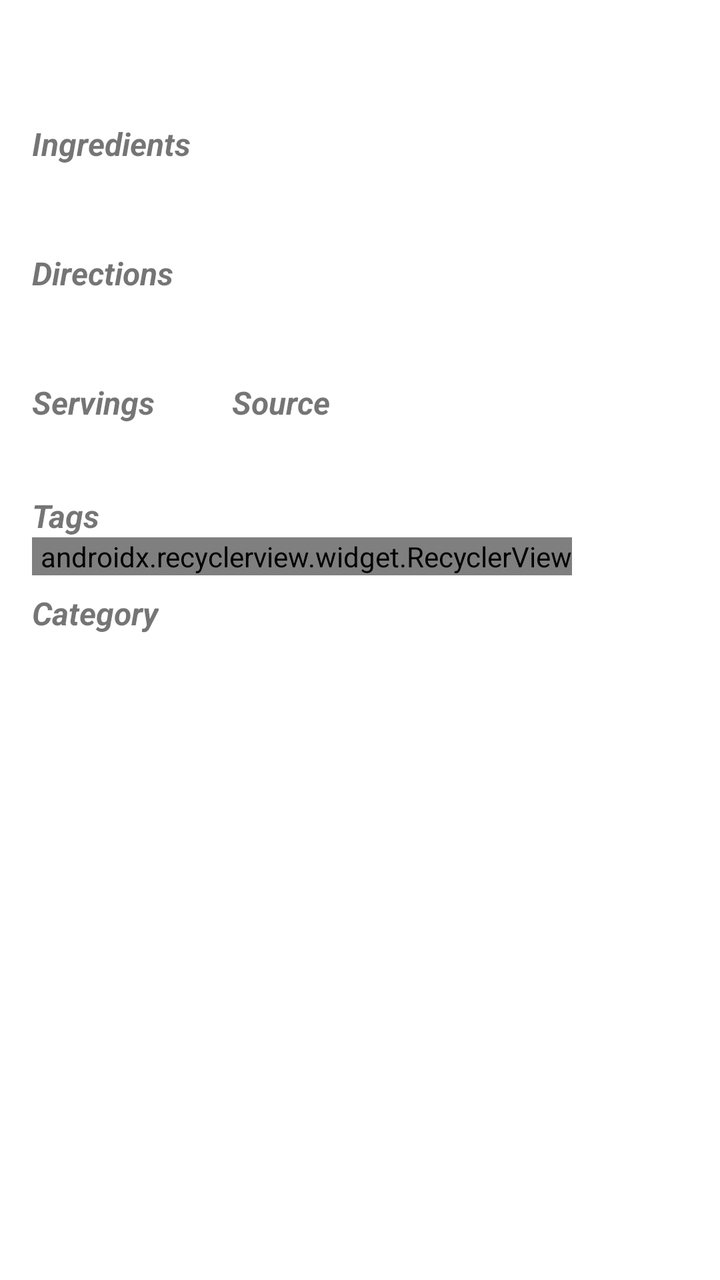
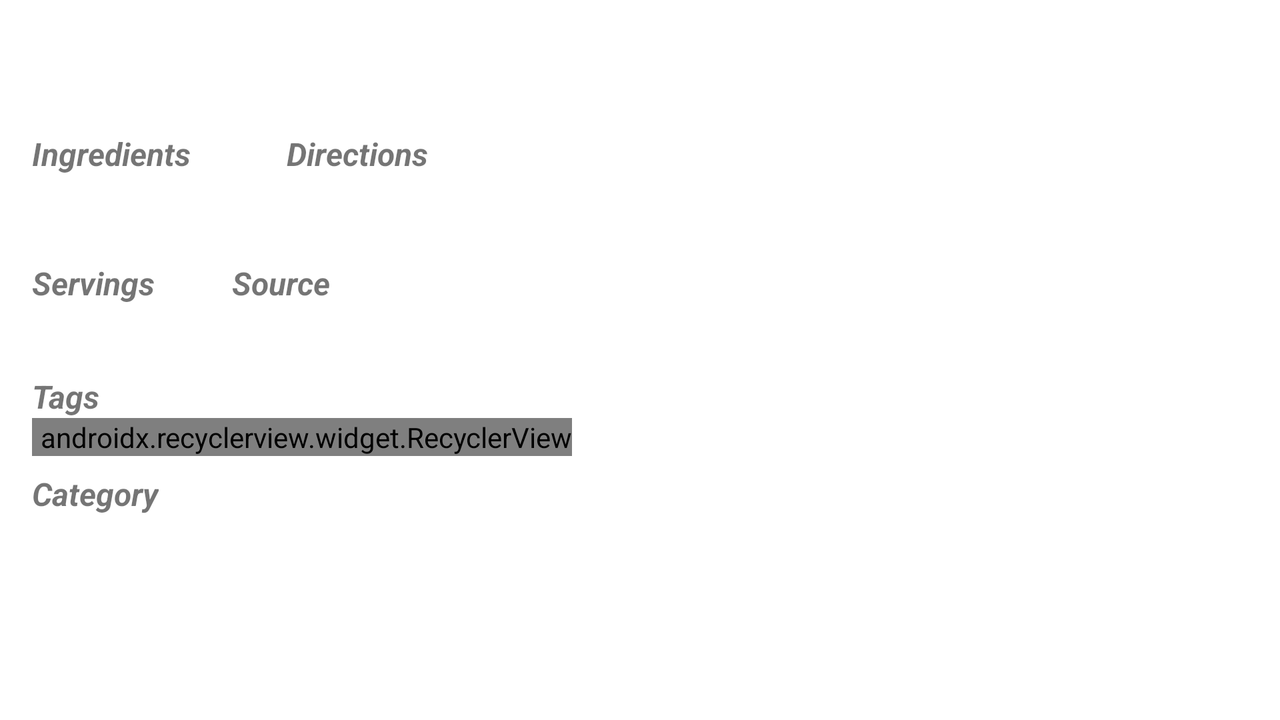

An Android layout and its configuration variant, each rendered on a device that would load it. The default file and the variant file are quoted in full after the pictures.
<!-- AndroidManifest.xml: application theme Theme.RecipeBook -->
<!-- res/layout/activity_view_recipe.xml -->
<?xml version="1.0" encoding="utf-8"?>
<androidx.constraintlayout.widget.ConstraintLayout xmlns:android="http://schemas.android.com/apk/res/android"
    xmlns:app="http://schemas.android.com/apk/res-auto"
    xmlns:tools="http://schemas.android.com/tools"
    android:id="@+id/main"
    android:layout_width="match_parent"
    android:layout_height="match_parent"
    tools:context=".ViewRecipeActivity">

    <ScrollView
        android:id="@+id/view_recipe_scroll_view"
        android:layout_width="match_parent"
        android:layout_height="match_parent"
        app:layout_constraintEnd_toEndOf="parent"
        app:layout_constraintStart_toStartOf="parent"
        app:layout_constraintTop_toTopOf="parent">

        <androidx.constraintlayout.widget.ConstraintLayout
            android:layout_width="match_parent"
            android:layout_height="wrap_content"
            android:layout_marginTop="18dp"
            android:layout_marginBottom="0dp"
            android:layout_marginStart="16dp"
            android:layout_marginEnd="12dp"
            android:paddingBottom="48dp"
            android:orientation="vertical">

            <com.google.android.material.textview.MaterialTextView
                android:id="@+id/view_recipe_title_text"
                android:layout_width="wrap_content"
                android:layout_height="wrap_content"
                android:textSize="20sp"
                app:layout_constraintStart_toStartOf="parent"
                app:layout_constraintTop_toTopOf="parent"/>

            <LinearLayout
                android:id="@+id/view_ingredients_container"
                android:layout_width="wrap_content"
                android:layout_height="wrap_content"
                android:layout_marginTop="16dp"
                app:layout_constraintStart_toStartOf="parent"
                app:layout_constraintTop_toBottomOf="@+id/view_recipe_title_text"
                android:orientation="vertical" >

                <com.google.android.material.textview.MaterialTextView
                    android:id="@+id/view_ingredients_header"
                    android:layout_width="wrap_content"
                    android:layout_height="wrap_content"
                    android:layout_marginBottom="8dp"
                    android:text="@string/recipe_view_ingredients"
                    android:textSize="16sp"
                    app:layout_constraintStart_toStartOf="parent"
                    app:layout_constraintTop_toTopOf="parent" />
                <com.google.android.material.textview.MaterialTextView
                    android:id="@+id/view_ingredients_body"
                    android:paddingStart="4dp"
                    android:paddingEnd="0dp"
                    android:layout_width="wrap_content"
                    android:layout_height="wrap_content"
                    app:layout_constraintStart_toStartOf="parent"
                    app:layout_constraintTop_toBottomOf="@+id/view_ingredients_header" />

            </LinearLayout>

            <LinearLayout
                android:id="@+id/view_directions_container"
                android:layout_width="wrap_content"
                android:layout_height="wrap_content"
                android:layout_marginTop="16dp"
                app:layout_constraintStart_toStartOf="parent"
                app:layout_constraintTop_toBottomOf="@+id/view_ingredients_container"
                android:orientation="vertical" >

                <com.google.android.material.textview.MaterialTextView
                    android:id="@+id/view_directions_header"
                    android:layout_marginBottom="8dp"
                    android:layout_width="wrap_content"
                    android:layout_height="wrap_content"
                    android:text="@string/recipe_view_directions"
                    android:textSize="16sp"
                    app:layout_constraintStart_toStartOf="parent"
                    app:layout_constraintTop_toTopOf="parent" />
                <com.google.android.material.textview.MaterialTextView
                    android:id="@+id/view_directions_body"
                    android:paddingStart="4dp"
                    android:paddingEnd="0dp"
                    android:layout_width="wrap_content"
                    android:layout_height="wrap_content"
                    app:layout_constraintStart_toStartOf="parent"
                    app:layout_constraintTop_toBottomOf="@+id/view_directions_header" />

            </LinearLayout>

            <LinearLayout
                android:id="@+id/view_servings_source_container"
                android:layout_width="match_parent"
                android:layout_height="wrap_content"
                app:layout_constraintStart_toStartOf="parent"
                app:layout_constraintTop_toBottomOf="@+id/view_directions_container"
                android:orientation="horizontal">

                <LinearLayout
                    android:id="@+id/view_servings_container"
                    android:layout_marginTop="16dp"
                    android:layout_width="100dp"
                    android:layout_height="wrap_content"
                    app:layout_constraintStart_toStartOf="parent"
                    app:layout_constraintTop_toBottomOf="@+id/view_directions_container"
                    android:orientation="vertical" >

                    <com.google.android.material.textview.MaterialTextView
                        android:id="@+id/view_servings_header"
                        android:layout_width="wrap_content"
                        android:layout_height="wrap_content"
                        android:text="@string/recipe_view_servings"
                        android:textSize="16sp"
                        app:layout_constraintStart_toStartOf="parent"
                        app:layout_constraintTop_toTopOf="parent" />
                    <com.google.android.material.textview.MaterialTextView
                        android:id="@+id/view_servings_body"
                        android:paddingStart="4dp"
                        android:paddingEnd="0dp"
                        android:layout_width="wrap_content"
                        android:layout_height="wrap_content"
                        app:layout_constraintStart_toStartOf="parent"
                        app:layout_constraintTop_toBottomOf="@+id/view_servings_header" />

                </LinearLayout>

                <LinearLayout
                    android:id="@+id/view_source_container"
                    android:layout_marginTop="16dp"
                    android:layout_width="fill_parent"
                    android:layout_height="wrap_content"
                    app:layout_constraintStart_toEndOf="@+id/view_servings_container"
                    app:layout_constraintTop_toBottomOf="@+id/view_directions_container"
                    android:orientation="vertical" >

                    <com.google.android.material.textview.MaterialTextView
                        android:id="@+id/view_source_url_header"
                        android:layout_width="wrap_content"
                        android:layout_height="wrap_content"
                        android:text="@string/recipe_view_source_url"
                        android:textSize="16sp"
                        app:layout_constraintStart_toStartOf="parent"
                        app:layout_constraintTop_toTopOf="parent" />
                    <com.google.android.material.textview.MaterialTextView
                        android:id="@+id/view_source_url_body"
                        android:autoLink="web"
                        android:paddingStart="4dp"
                        android:paddingEnd="4dp"
                        android:singleLine="true"
                        android:ellipsize="end"
                        android:layout_width="fill_parent"
                        android:layout_height="wrap_content"
                        app:layout_constraintStart_toStartOf="parent"
                        app:layout_constraintTop_toBottomOf="@+id/view_source_url_header" />

                </LinearLayout>

            </LinearLayout>

            <com.google.android.material.textview.MaterialTextView
                android:id="@+id/view_tags_header"
                android:layout_width="wrap_content"
                android:layout_height="wrap_content"
                android:layout_marginTop="16dp"
                android:text="@string/recipe_view_tags"
                android:textSize="16sp"
                app:layout_constraintStart_toStartOf="parent"
                app:layout_constraintTop_toBottomOf="@+id/view_servings_source_container" />

            <androidx.recyclerview.widget.RecyclerView
                android:id="@+id/view_chipLayout_RecipeTags"
                android:paddingStart="4dp"
                android:paddingEnd="0dp"
                android:layout_width="0dp"
                android:layout_height="wrap_content"
                android:layout_marginTop="0dp"
                android:divider="@color/transparent"
                android:orientation="horizontal"

                app:layoutManager="com.google.android.flexbox.FlexboxLayoutManager"
                app:layout_constraintStart_toStartOf="parent"
                app:layout_constraintTop_toBottomOf="@+id/view_tags_header"
                tools:itemCount="10"
                tools:listitem="@layout/chip_view"
                tools:orientation="horizontal" />

            <LinearLayout
                android:id="@+id/view_category_container"
                android:layout_width="wrap_content"
                android:layout_height="wrap_content"
                android:layout_marginTop="8dp"
                app:layout_constraintStart_toStartOf="parent"
                app:layout_constraintTop_toBottomOf="@+id/view_chipLayout_RecipeTags"
                android:orientation="vertical" >

                <com.google.android.material.textview.MaterialTextView
                    android:id="@+id/view_category_header"
                    android:layout_marginBottom="8dp"
                    android:layout_width="wrap_content"
                    android:layout_height="wrap_content"
                    android:text="@string/recipe_view_category"
                    android:textSize="16sp"
                    app:layout_constraintStart_toStartOf="parent"
                    app:layout_constraintTop_toTopOf="parent" />
                <com.google.android.material.textview.MaterialTextView
                    android:id="@+id/view_category_body"
                    android:paddingStart="4dp"
                    android:paddingEnd="0dp"
                    android:layout_width="wrap_content"
                    android:layout_height="wrap_content"
                    app:layout_constraintStart_toStartOf="parent"
                    app:layout_constraintTop_toBottomOf="@+id/view_category_header" />

            </LinearLayout>

        </androidx.constraintlayout.widget.ConstraintLayout>
    </ScrollView>
</androidx.constraintlayout.widget.ConstraintLayout>
<!-- res/layout/chip_view.xml (included above) -->
<?xml version="1.0" encoding="utf-8"?>
<com.google.android.material.chip.Chip xmlns:android="http://schemas.android.com/apk/res/android"
    xmlns:app="http://schemas.android.com/apk/res-auto"
    xmlns:tools="http://schemas.android.com/tools"
    android:id="@+id/tag_view_chip"
    android:layout_width="wrap_content"
    android:layout_height="wrap_content"
    android:scrollbars="none"
    android:textColor="@color/white"
    android:textSize="12sp"
    android:layout_marginHorizontal="2.5dp"
    app:chipBackgroundColor="@color/tertiary"
    app:closeIconEnabled="false"
    app:closeIconTint="@android:color/white"
    tools:text="@tools:sample/cities">

</com.google.android.material.chip.Chip>
<!-- resources referenced by this layout -->
<resources>
  <color name="tertiary">#FF598392</color>
  <color name="transparent">#00000000</color>
  <color name="white">#FFFF</color>
  <string name="recipe_view_category"><b><i>Category</i></b></string>
  <string name="recipe_view_directions"><b><i>Directions</i></b></string>
  <string name="recipe_view_ingredients"><b><i>Ingredients</i></b></string>
  <string name="recipe_view_servings"><b><i>Servings</i></b></string>
  <string name="recipe_view_source_url"><b><i>Source</i></b></string>
  <string name="recipe_view_tags"><b><i>Tags</i></b></string>
  <style name="Theme.RecipeBook" parent="Theme.MaterialComponents.DayNight.DarkActionBar">
          
          <item name="colorPrimary">@color/primary</item>
          <item name="colorPrimaryDark">@color/primary</item>
  
          <item name="colorAccent">@color/tertiary</item>
  
          <item name="colorPrimaryVariant">@color/secondary</item>
          <item name="colorOnPrimary">@color/background</item>
          
          <item name="colorSecondary">@color/tertiary</item>
          <item name="colorSecondaryVariant">@color/highlight</item>
          <item name="colorOnSecondary">@color/background</item>
          
          <item name="android:statusBarColor">@color/primary</item>
          
          <item name="android:actionMenuTextColor">@color/white</item>
          <item name="checkboxStyle">@style/Widget.App.CheckBox</item>
      </style>
  <color name="primary">#FF01161E</color>
  <color name="secondary">#FF124559</color>
  <color name="background">#FFEFF6E0</color>
  <color name="highlight">#FFAEC3B0</color>
  <style name="Widget.App.CheckBox" parent="Widget.MaterialComponents.CompoundButton.CheckBox">
          <item name="buttonTint">@color/button_tint_search_bar</item>
          <item name="android:textColor">@color/white</item>
          <item name="android:textSize">16sp</item>
          <item name="android:layout_height">wrap_content</item>
      </style>
</resources>
<!-- res/layout-land/activity_view_recipe.xml (the repository's variant of the layout above) -->
<!-- drawn on the phone turned sideways -->
<?xml version="1.0" encoding="utf-8"?>
<androidx.constraintlayout.widget.ConstraintLayout
    xmlns:android="http://schemas.android.com/apk/res/android"
    xmlns:app="http://schemas.android.com/apk/res-auto"
    xmlns:tools="http://schemas.android.com/tools"
    android:id="@+id/main"
    android:layout_width="match_parent"
    android:layout_height="match_parent"
    tools:context=".ViewRecipeActivity">

    <ScrollView
        android:id="@+id/view_recipe_scroll_view"
        android:layout_width="match_parent"
        android:layout_height="match_parent"
        app:layout_constraintEnd_toEndOf="parent"
        app:layout_constraintStart_toStartOf="parent"
        app:layout_constraintTop_toTopOf="parent">

        <androidx.constraintlayout.widget.ConstraintLayout
            android:layout_width="match_parent"
            android:layout_height="wrap_content"
            android:layout_marginTop="18dp"
            android:layout_marginBottom="0dp"
            android:layout_marginStart="16dp"
            android:layout_marginEnd="12dp"
            android:paddingBottom="48dp"
            android:orientation="vertical">

            <com.google.android.material.textview.MaterialTextView
                android:id="@+id/view_recipe_title_text"
                android:layout_width="wrap_content"
                android:layout_height="wrap_content"
                android:textSize="20sp"
                app:layout_constraintStart_toStartOf="parent"
                app:layout_constraintTop_toTopOf="parent"/>

            <TableLayout
                android:id="@+id/landscape_side_by_side"
                android:layout_marginTop="48dp"
                android:layout_width="match_parent"
                android:layout_height="wrap_content"
                android:stretchColumns="1"
                app:layout_constraintStart_toStartOf="parent"
                app:layout_constraintTop_toTopOf="parent">

                <TableRow>
                    <LinearLayout
                        android:id="@+id/view_ingredients_container"
                        android:layout_width="wrap_content"
                        android:layout_height="wrap_content"
                        android:orientation="vertical" >

                        <com.google.android.material.textview.MaterialTextView
                            android:id="@+id/view_ingredients_header"
                            android:layout_width="wrap_content"
                            android:layout_height="wrap_content"
                            android:layout_marginBottom="8dp"
                            android:text="@string/recipe_view_ingredients"
                            android:textSize="16sp" />
                        <com.google.android.material.textview.MaterialTextView
                            android:id="@+id/view_ingredients_body"
                            android:paddingStart="4dp"
                            android:paddingEnd="0dp"
                            android:layout_width="wrap_content"
                            android:layout_height="wrap_content" />

                    </LinearLayout>

                    <LinearLayout
                        android:id="@+id/view_directions_container"
                        android:layout_width="0dp"
                        android:layout_height="wrap_content"
                        android:layout_marginStart="48dp"
                        android:orientation="vertical" >

                        <com.google.android.material.textview.MaterialTextView
                            android:id="@+id/view_directions_header"
                            android:layout_marginBottom="8dp"
                            android:layout_width="wrap_content"
                            android:layout_height="wrap_content"
                            android:text="@string/recipe_view_directions"
                            android:textSize="16sp" />
                        <com.google.android.material.textview.MaterialTextView
                            android:id="@+id/view_directions_body"
                            android:paddingStart="4dp"
                            android:paddingEnd="4dp"
                            android:layout_width="wrap_content"
                            android:layout_height="wrap_content"/>

                    </LinearLayout>
                </TableRow>

            </TableLayout>


            <LinearLayout
                android:id="@+id/view_servings_source_container"
                android:layout_width="match_parent"
                android:layout_height="wrap_content"
                app:layout_constraintStart_toStartOf="parent"
                app:layout_constraintTop_toBottomOf="@+id/landscape_side_by_side"
                android:orientation="horizontal">

                <LinearLayout
                    android:id="@+id/view_servings_container"
                    android:layout_marginTop="16dp"
                    android:layout_width="100dp"
                    android:layout_height="wrap_content"
                    app:layout_constraintStart_toStartOf="parent"
                    app:layout_constraintTop_toBottomOf="@+id/view_directions_container"
                    android:orientation="vertical" >

                    <com.google.android.material.textview.MaterialTextView
                        android:id="@+id/view_servings_header"
                        android:layout_width="wrap_content"
                        android:layout_height="wrap_content"
                        android:text="@string/recipe_view_servings"
                        android:textSize="16sp"
                        app:layout_constraintStart_toStartOf="parent"
                        app:layout_constraintTop_toTopOf="parent" />
                    <com.google.android.material.textview.MaterialTextView
                        android:id="@+id/view_servings_body"
                        android:paddingStart="4dp"
                        android:paddingEnd="0dp"
                        android:layout_width="wrap_content"
                        android:layout_height="wrap_content"
                        app:layout_constraintStart_toStartOf="parent"
                        app:layout_constraintTop_toBottomOf="@+id/view_servings_header" />

                </LinearLayout>

                <LinearLayout
                    android:id="@+id/view_source_container"
                    android:layout_marginTop="16dp"
                    android:layout_width="fill_parent"
                    android:layout_height="wrap_content"
                    app:layout_constraintStart_toEndOf="@+id/view_servings_container"
                    app:layout_constraintTop_toBottomOf="@+id/view_directions_container"
                    android:orientation="vertical" >

                    <com.google.android.material.textview.MaterialTextView
                        android:id="@+id/view_source_url_header"
                        android:layout_width="wrap_content"
                        android:layout_height="wrap_content"
                        android:text="@string/recipe_view_source_url"
                        android:textSize="16sp"
                        app:layout_constraintStart_toStartOf="parent"
                        app:layout_constraintTop_toTopOf="parent" />
                    <com.google.android.material.textview.MaterialTextView
                        android:id="@+id/view_source_url_body"
                        android:autoLink="web"
                        android:paddingStart="4dp"
                        android:paddingEnd="4dp"
                        android:maxLines="1"
                        android:ellipsize="end"
                        android:singleLine="true"
                        android:layout_width="fill_parent"
                        android:layout_height="wrap_content"
                        app:layout_constraintStart_toStartOf="parent"
                        app:layout_constraintTop_toBottomOf="@+id/view_source_url_header" />

                </LinearLayout>

            </LinearLayout>

            <com.google.android.material.textview.MaterialTextView
                android:id="@+id/view_tags_header"
                android:layout_width="wrap_content"
                android:layout_height="wrap_content"
                android:layout_marginTop="16dp"
                android:text="@string/recipe_view_tags"
                android:textSize="16sp"
                app:layout_constraintStart_toStartOf="parent"
                app:layout_constraintTop_toBottomOf="@+id/view_servings_source_container" />

            <androidx.recyclerview.widget.RecyclerView
                android:id="@+id/view_chipLayout_RecipeTags"
                android:paddingStart="4dp"
                android:paddingEnd="0dp"
                android:layout_width="0dp"
                android:layout_height="wrap_content"
                android:layout_marginTop="0dp"
                android:divider="@color/transparent"
                android:orientation="horizontal"

                app:layoutManager="com.google.android.flexbox.FlexboxLayoutManager"
                app:layout_constraintStart_toStartOf="parent"
                app:layout_constraintTop_toBottomOf="@+id/view_tags_header"
                tools:itemCount="10"
                tools:listitem="@layout/chip_view"
                tools:orientation="horizontal" />

            <LinearLayout
                android:id="@+id/view_category_container"
                android:layout_width="wrap_content"
                android:layout_height="wrap_content"
                android:layout_marginTop="8dp"
                app:layout_constraintStart_toStartOf="parent"
                app:layout_constraintTop_toBottomOf="@+id/view_chipLayout_RecipeTags"
                android:orientation="vertical" >

                <com.google.android.material.textview.MaterialTextView
                    android:id="@+id/view_category_header"
                    android:layout_marginBottom="8dp"
                    android:layout_width="wrap_content"
                    android:layout_height="wrap_content"
                    android:text="@string/recipe_view_category"
                    android:textSize="16sp"
                    app:layout_constraintStart_toStartOf="parent"
                    app:layout_constraintTop_toTopOf="parent" />
                <com.google.android.material.textview.MaterialTextView
                    android:id="@+id/view_category_body"
                    android:paddingStart="4dp"
                    android:paddingEnd="0dp"
                    android:layout_width="wrap_content"
                    android:layout_height="wrap_content"
                    app:layout_constraintStart_toStartOf="parent"
                    app:layout_constraintTop_toBottomOf="@+id/view_category_header" />

            </LinearLayout>

        </androidx.constraintlayout.widget.ConstraintLayout>
    </ScrollView>
</androidx.constraintlayout.widget.ConstraintLayout>
